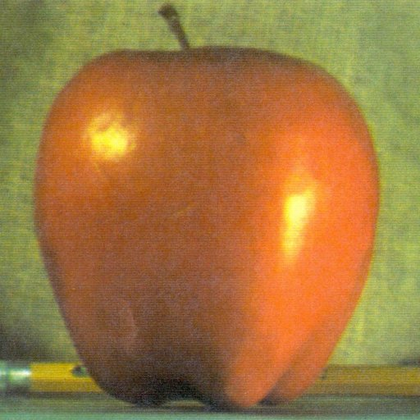
%> input picture vision/Laplacian/apple.png, 420 x 420 px, shrunk from 512 x 512 before the run
$ octave --eval "result = reduce(imread('apple.png'));"   (GNU Octave 9; MATLAB toolbox functions it lacks are replaced by stand-ins)
%> lines starting %> are read from the running program, lines starting %| are printed output that depends on the picture
function g = reduce(I)

    % Input:
    % I: the input image
    % Output:
    % g: the image after Gaussian blurring and subsampling

    % Please follow the instructions to fill in the missing commands.

    % 1) Create a Gaussian kernel of size 5x5 and
    % standard deviation equal to 1 (MATLAB command fspecial)
    h=fspecial('laplacian',1);

    % 2) Convolve the input image with the filter kernel (MATLAB command imfilter)
    % Tip: Use the default settings of imfilter
    nI=imfilter(I,h);
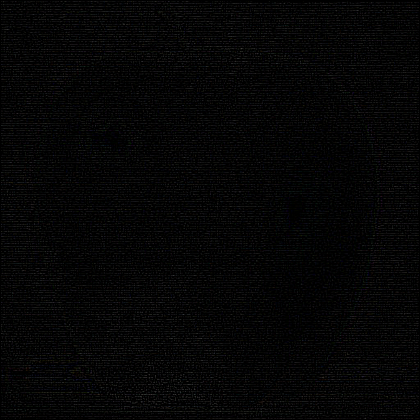
%> nI: size 420x420x3 uint8; mean R, G, B 5.2, 5.2, 5.3


    % 3) Subsample the image by a factor of 2
    % i.e., keep only 1st, 3rd, 5th, .. rows and columns
    [nr,nc]=size(nI);
%> nr = 420; nc = 1260
    T=zeros(ceil(nr./2),ceil(nc./2));
    r=ceil(nr./2);c=ceil(nc./2);
%> after `r=ceil(nr./2)`: r = 210
%> after `c=ceil(nc./2)`: c = 630
    for i=1:r
        for j=1:c
            T(i,j)=nI(2*i-1,2*j-1);
        end
    end
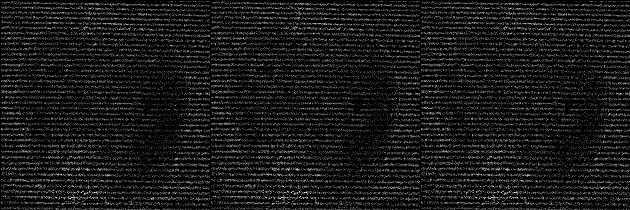
%> T: size 210x630 double; min 0, max 54, mean 5.2; drawn with min black and max white


end
%> (the run ends here)

$ run again, on vision/Laplacian/orange.png
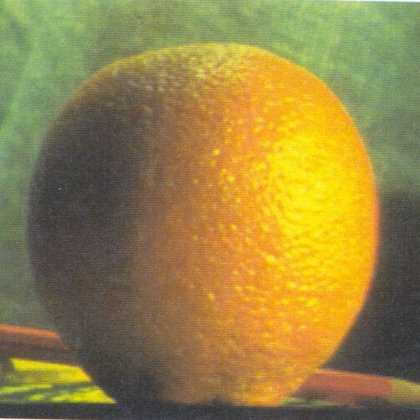
%> input picture vision/Laplacian/orange.png, 420 x 420 px, shrunk from 512 x 512 before the run
%> in reduce, `nI=imfilter(I,h);`:
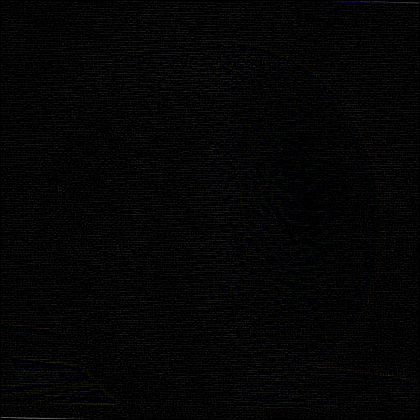
%> nI: size 420x420x3 uint8; mean R, G, B 4.7, 4.7, 4.8
%> after the loop in reduce, `for i=1:r`:
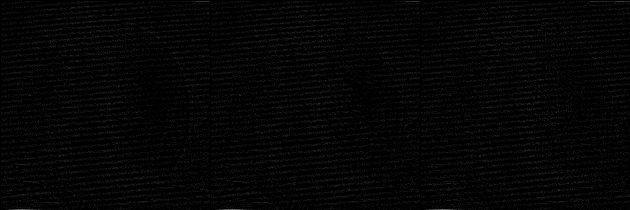
%> T: size 210x630 double; min 0, max 114, mean 4.8
